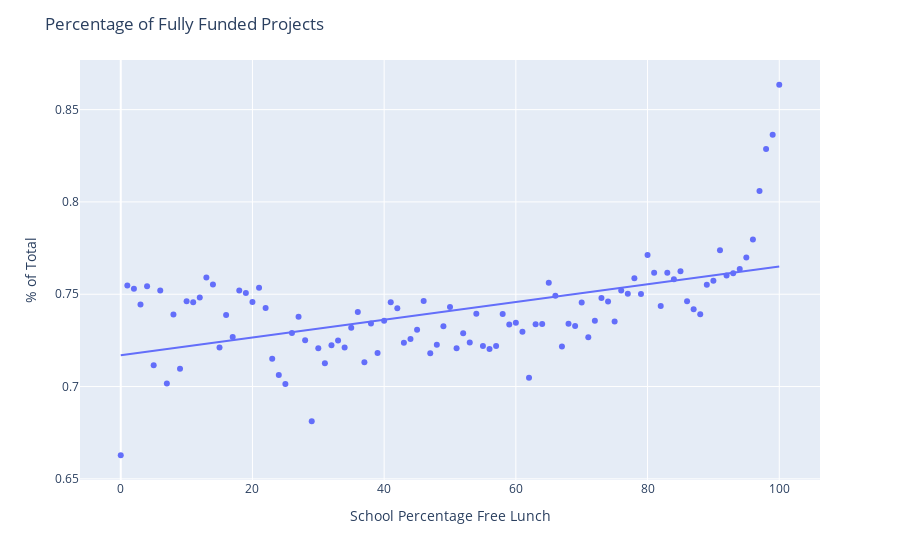

Notebook cell for this chart:
### Code cell
fig = px.scatter(x=free_lunch.reset_index()['School Percentage Free Lunch'],
                 y=free_lunch.reset_index()['% Projects'], 
                 trendline='ols')

fig.update_layout(title='Percentage of Fully Funded Projects',
                  xaxis_title='School Percentage Free Lunch',
                  yaxis_title='% of Total')
#fig.update_traces(marker=dict(color='#7e57c2'), line=dict(color='#3801c0'))

fig.show()
